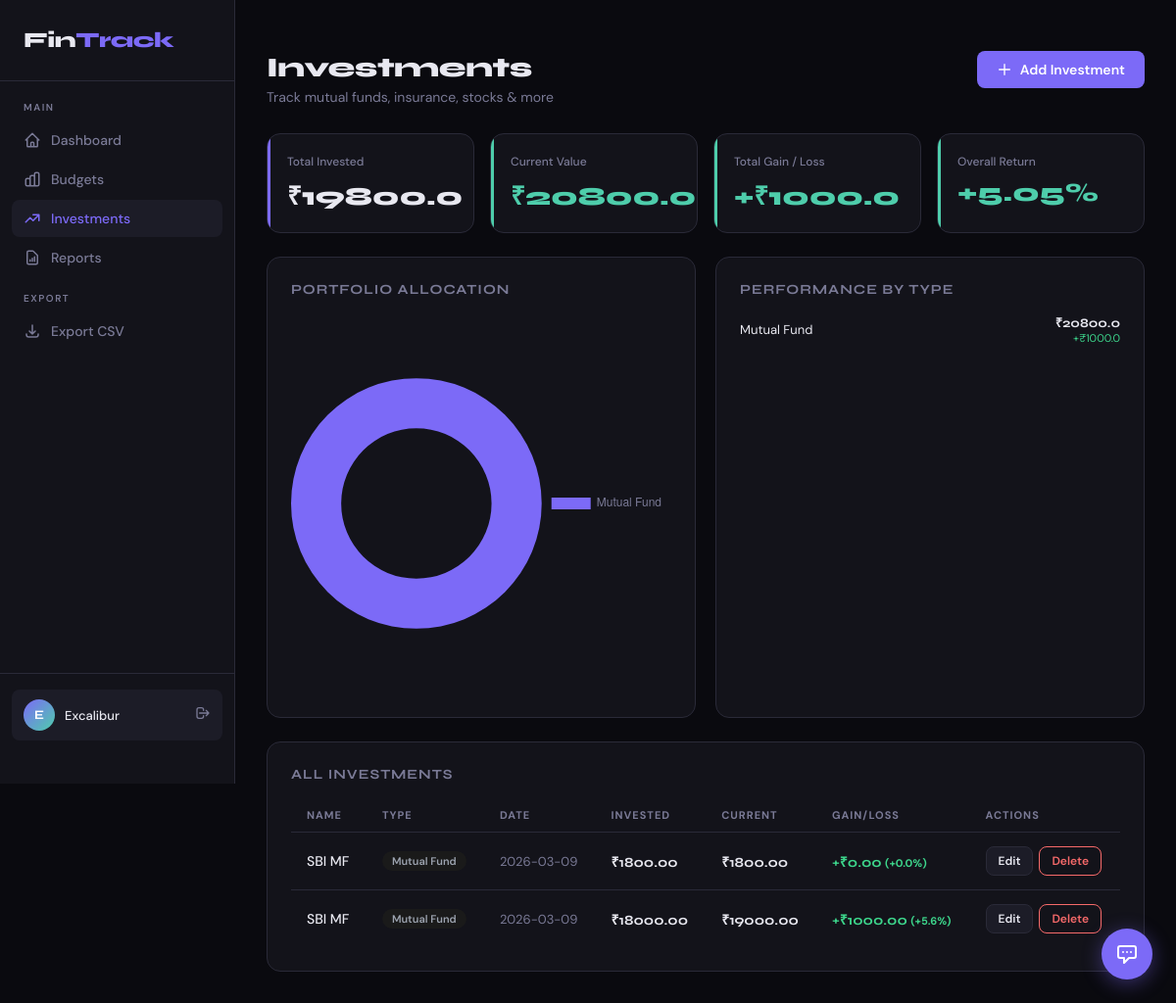
Page /investments (signed in) on the committed database.
### app.py (models this page shows)
class User(db.Model, UserMixin):
    id = db.Column(db.Integer, primary_key=True)
    username = db.Column(db.String(100), unique=True, nullable=False)
    password = db.Column(db.String(200), nullable=False)
    currency = db.Column(db.String(10), default="₹")

class Investment(db.Model):
    id = db.Column(db.Integer, primary_key=True)
    user_id = db.Column(db.Integer, db.ForeignKey('user.id'))
    name = db.Column(db.String(120), nullable=False)
    type = db.Column(db.String(50), nullable=False)
    amount_invested = db.Column(db.Float, nullable=False)
    current_value = db.Column(db.Float, nullable=False)
    date = db.Column(db.Date, nullable=False, default=date.today)
    notes = db.Column(db.String(250), nullable=True)

### app.py (the view, shortened to what this page needs)
@app.route("/investments", methods=["GET", "POST"])
@login_required
def investments():
    invs = Investment.query.filter_by(user_id=current_user.id).order_by(Investment.date.desc()).all()
    total_invested = sum(i.amount_invested for i in invs)
    total_current = sum(i.current_value for i in invs)
    total_gain = total_current - total_invested
    gain_pct = round((total_gain / total_invested * 100), 2) if total_invested > 0 else 0
    type_data = {}
    for inv in invs:
        if inv.type not in type_data:
            type_data[inv.type] = {"invested": 0, "current": 0}
        type_data[inv.type]["invested"] += inv.amount_invested
        type_data[inv.type]["current"] += inv.current_value
    return render_template("investments.html",
        investments=invs, investment_types=INVESTMENT_TYPES,
        total_invested=round(total_invested, 2), total_current=round(total_current, 2),
        total_gain=round(total_gain, 2), gain_pct=gain_pct,
        type_labels=list(type_data.keys()),
        type_values=[round(v["current"], 2) for v in type_data.values()],
        currency=current_user.currency, today=date.today().isoformat())

### app.py (called while the page is built)
@login_manager.user_loader
def load_user(user_id):
    return User.query.get(int(user_id))

### templates/investments.html (shortened to what this page needs)
{% extends "base.html" %}
{% block content %}
<div class="page-header">
  <div style="display:flex;justify-content:space-between;align-items:flex-start;flex-wrap:wrap;gap:12px;">
    <div>
      <h1 class="page-title">Investments</h1>
      <p class="page-subtitle">Track mutual funds, insurance, stocks & more</p>
    </div>
    <button class="btn btn-primary" onclick="document.getElementById('addInvModal').style.display='flex'">
      <svg width="16" height="16" fill="none" viewBox="0 0 24 24" stroke="currentColor"><path stroke-linecap="round" stroke-linejoin="round" stroke-width="2" d="M12 4v16m8-8H4"/></svg>
      Add Investment
    </button>
  </div>
</div>
<div class="stats-grid">
  <div class="stat-card">
    <div class="stat-label">Total Invested</div>
    <div class="stat-value">{{ currency }}{{ total_invested }}</div>
  </div>
  <div class="stat-card green">
    <div class="stat-label">Current Value</div>
    <div class="stat-value">{{ currency }}{{ total_current }}</div>
  </div>
  <div class="stat-card {% if total_gain >= 0 %}green{% else %}red{% endif %}">
    <div class="stat-label">Total Gain / Loss</div>
    <div class="stat-value">{% if total_gain >= 0 %}+{% endif %}{{ currency }}{{ total_gain }}</div>
  </div>
  <div class="stat-card {% if gain_pct >= 0 %}green{% else %}red{% endif %}">
    <div class="stat-label">Overall Return</div>
    <div class="stat-value">{% if gain_pct >= 0 %}+{% endif %}{{ gain_pct }}%</div>
  </div>
</div>
{% if investments %}
<div class="grid-2" style="margin-bottom:24px;">
  <div class="card">
    <div class="card-title">Portfolio Allocation</div>
    <canvas id="invChart" height="220"></canvas>
  </div>
  <div class="card">
    <div class="card-title">Performance by Type</div>
    <div style="display:flex;flex-direction:column;gap:12px;margin-top:4px;">
      {% set types_seen = [] %}
      {% for inv in investments %}
        {% if inv.type not in types_seen %}
          {% set _ = types_seen.append(inv.type) %}
          {% set type_invested = investments | selectattr('type','equalto',inv.type) | sum(attribute='amount_invested') %}
          {% set type_current = investments | selectattr('type','equalto',inv.type) | sum(attribute='current_value') %}
          {% set type_gain = type_current - type_invested %}
          <div style="display:flex;justify-content:space-between;align-items:center;font-size:13px;">
            <span>{{ inv.type }}</span>
            <div style="text-align:right;">
              <div style="font-family:'Syne',sans-serif;font-weight:700;">{{ currency }}{{ type_current|round(2) }}</div>
              <div style="font-size:11px;color:{% if type_gain >= 0 %}var(--success){% else %}var(--danger){% endif %}">
                {% if type_gain >= 0 %}+{% endif %}{{ currency }}{{ type_gain|round(2) }}
              </div>
            </div>
          </div>
        {% endif %}
      {% endfor %}
    </div>
  </div>
</div>
<div class="card">
  <div class="card-title">All Investments</div>
  <div class="table-wrap">
    <table>
      <thead>
        <tr>
          <th>Name</th>
          <th>Type</th>
          <th>Date</th>
          <th>Invested</th>
          <th>Current</th>
          <th>Gain/Loss</th>
          <th>Actions</th>
        </tr>
      </thead>
      <tbody>
        {% for inv in investments %}
        {% set gain = inv.current_value - inv.amount_invested %}
        {% set gain_p = ((gain / inv.amount_invested) * 100)|round(1) if inv.amount_invested > 0 else 0 %}
        <tr>
          <td>
            <div style="font-weight:500;">{{ inv.name }}</div>
          </td>
          <td><span class="badge badge-other" style="white-space:nowrap;">{{ inv.type }}</span></td>
          <td style="color:var(--text-muted);font-size:13px;">{{ inv.date }}</td>
          <td class="amount-cell">{{ currency }}{{ "%.2f"|format(inv.amount_invested) }}</td>
          <td class="amount-cell">{{ currency }}{{ "%.2f"|format(inv.current_value) }}</td>
          <td style="color:{% if gain >= 0 %}var(--success){% else %}var(--danger){% endif %};font-family:'Syne',sans-serif;font-weight:700;">
            {% if gain >= 0 %}+{% endif %}{{ currency }}{{ "%.2f"|format(gain) }}
            <span style="font-size:11px;font-family:'DM Sans',sans-serif;">({% if gain_p >= 0 %}+{% endif %}{{ gain_p }}%)</span>
          </td>
          <td>
            <div style="display:flex;gap:6px;">
              <a href="{{ url_for('edit_investment', inv_id=inv.id) }}" class="btn btn-ghost btn-sm">Edit</a>
              <form method="POST" action="{{ url_for('delete_investment', inv_id=inv.id) }}" onsubmit="return confirm('Delete this investment?')">
                <button type="submit" class="btn btn-danger btn-sm">Delete</button>
              </form>
            </div>
          </td>
        </tr>
        {% endfor %}
      </tbody>
    </table>
  </div>
</div>
{% else %}
<div class="card" style="text-align:center;padding:60px;">
  <div style="font-size:48px;margin-bottom:16px;">📈</div>
  <p style="color:var(--text-muted);">No investments added yet. Click "Add Investment" to start tracking!</p>
</div>
{% endif %}
{% endblock %}
{% block scripts %}
{% if investments %}
<script>
const typeLabels = {{ type_labels | tojson }};
const typeValues = {{ type_values | tojson }};
const colors = ['#7c6af7','#4ecdab','#f76a6a','#f5a524','#60a5fa','#e879f9','#4ade80','#fb923c','#a78bfa','#f472b6'];
new Chart(document.getElementById('invChart'), {
  type: 'doughnut',
  data: {
    labels: typeLabels,
    datasets: [{ data: typeValues, backgroundColor: colors, borderWidth: 0 }]
  },
  options: {
    plugins: { legend: { position: 'right', labels: { color: '#7a7a96', font: { size: 12 } } } },
    cutout: '60%'
  }
});
</script>
{% endif %}
{% endblock %}

### templates/base.html (shortened to what this page needs)
<!DOCTYPE html>
<html lang="en">
<head>
</head>
<body>
{% if current_user.is_authenticated %}
<aside class="sidebar">
  <div class="sidebar-logo">Fin<span>Track</span></div>
  <nav class="sidebar-nav">
    <div class="nav-label">Main</div>
    <a href="{{ url_for('index') }}" class="nav-link {% if request.endpoint == 'index' %}active{% endif %}">
      <svg fill="none" viewBox="0 0 24 24" stroke="currentColor"><path stroke-linecap="round" stroke-linejoin="round" stroke-width="2" d="M3 12l2-2m0 0l7-7 7 7M5 10v10a1 1 0 001 1h3m10-11l2 2m-2-2v10a1 1 0 01-1 1h-3m-6 0a1 1 0 001-1v-4a1 1 0 011-1h2a1 1 0 011 1v4a1 1 0 001 1m-6 0h6"/></svg>
      Dashboard
    </a>
    <a href="{{ url_for('budget') }}" class="nav-link {% if request.endpoint == 'budget' %}active{% endif %}">
      Budgets
    </a>
    <a href="{{ url_for('investments') }}" class="nav-link {% if request.endpoint == 'investments' %}active{% endif %}">
      <svg fill="none" viewBox="0 0 24 24" stroke="currentColor"><path stroke-linecap="round" stroke-linejoin="round" stroke-width="2" d="M13 7h8m0 0v8m0-8l-8 8-4-4-6 6"/></svg>
      Investments
    </a>
    <a href="{{ url_for('report') }}" class="nav-link {% if request.endpoint == 'report' %}active{% endif %}">
      <svg fill="none" viewBox="0 0 24 24" stroke="currentColor"><path stroke-linecap="round" stroke-linejoin="round" stroke-width="2" d="M9 17v-2m3 2v-4m3 4v-6m2 10H7a2 2 0 01-2-2V5a2 2 0 012-2h5.586a1 1 0 01.707.293l5.414 5.414a1 1 0 01.293.707V19a2 2 0 01-2 2z"/></svg>
      Reports
    </a>
    <div class="nav-label" style="margin-top:16px">Export</div>
    <a href="{{ url_for('export_csv') }}" class="nav-link">
      <svg fill="none" viewBox="0 0 24 24" stroke="currentColor"><path stroke-linecap="round" stroke-linejoin="round" stroke-width="2" d="M4 16v1a3 3 0 003 3h10a3 3 0 003-3v-1m-4-4l-4 4m0 0l-4-4m4 4V4"/></svg>
      Export CSV
    </a>
  </nav>
  <div class="sidebar-footer">
    <div class="user-chip">
      <div class="user-avatar">{{ current_user.username[0].upper() }}</div>
      <div class="user-name">{{ current_user.username }}</div>
      <a href="{{ url_for('logout') }}" class="logout-btn">
        <svg width="16" height="16" fill="none" viewBox="0 0 24 24" stroke="currentColor"><path stroke-linecap="round" stroke-linejoin="round" stroke-width="2" d="M17 16l4-4m0 0l-4-4m4 4H7m6 4v1a3 3 0 01-3 3H6a3 3 0 01-3-3V7a3 3 0 013-3h4a3 3 0 013 3v1"/></svg>
      </a>
    </div>
  </div>
</aside>
{% endif %}
<main class="main" {% if not current_user.is_authenticated %}style="margin-left:0"{% endif %}>
  {% block content %}{% endblock %}
</main>
{% if current_user.is_authenticated %}
<div class="chat-widget">
  <button class="chat-toggle" onclick="document.getElementById('chatBox').classList.toggle('open')">
    <svg fill="none" viewBox="0 0 24 24" stroke="currentColor"><path stroke-linecap="round" stroke-linejoin="round" stroke-width="2" d="M8 10h.01M12 10h.01M16 10h.01M9 16H5a2 2 0 01-2-2V6a2 2 0 012-2h14a2 2 0 012 2v8a2 2 0 01-2 2h-5l-5 5v-5z"/></svg>
  </button>
</div>
{% endif %}
{% block scripts %}{% endblock %}
</body>
</html>

### rows in the picture
User: username "E", username "Excalibur"
Investment: type "Mutual Fund", currency "₹", type_current "20800.0", type_gain "1000.0", name "SBI MF", date "2026-03-09", amount_invested "1800.00", current_value "1800.00", gain "0.00", gain_p "0.0"
Investment: name "SBI MF", type "Mutual Fund", date "2026-03-09", currency "₹", amount_invested "18000.00", current_value "19000.00", gain "1000.00", gain_p "5.6"

### other values in the picture
{{ currency }} "₹"
{{ total_invested }} "19800.0"
{{ total_current }} "20800.0"
{{ total_gain }} "1000.0"
{{ gain_pct }} "5.05"
chart data {{ type_labels | tojson }} ["Mutual Fund"]
